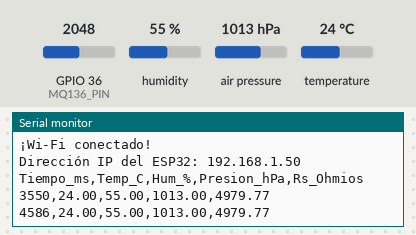
Bench run of a sketch on a simulated ESP32. Parts: the last lines printed to the serial monitor. The inputs (shaded band) are chosen by the test bench; at power-on: humidity 55 %, GPIO 36 (MQ136_PIN) = 2048, air pressure 1013 hPa, temperature 24 °C. WiFi joins after 1.5 s; servers stay silent unless stated.

Above: at 4.7 s.
4.8 s: humidity set to 22 %
At 6.0 s:
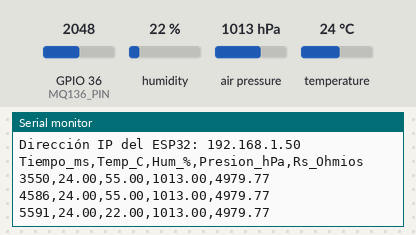
6.3 s: GPIO 36 (MQ136_PIN) set to 2866
At 7.0 s:
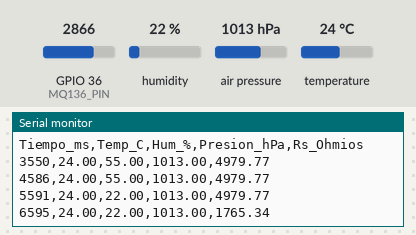
7.8 s: air pressure set to 952 hPa
At 9.1 s:
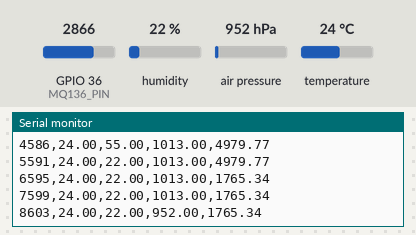
9.3 s: temperature set to 12 °C
At 10.4 s:
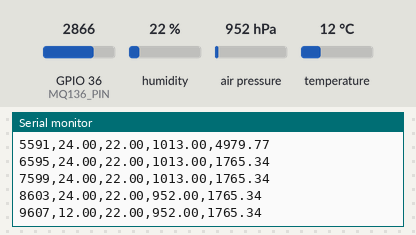
10.8 s: GPIO 36 (MQ136_PIN) set to 3972
At 12.4 s:
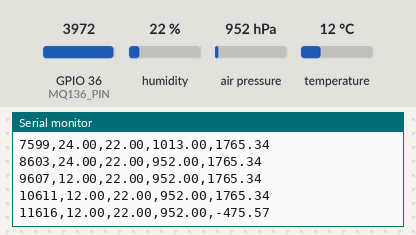
Timing chart, 0 to 13.3 s (numbered marks = the images above; inputs shaded):
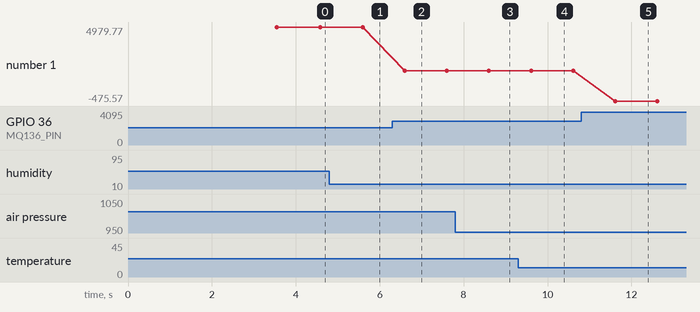

The sketch:

sensor_bme280_mq136.ino
```cpp
#include <Wire.h>
#include <Adafruit_Sensor.h>
#include <Adafruit_BME280.h>
#include <WiFi.h>
#include <WiFiUdp.h>

#define SEALEVELPRESSURE_HPA (1013.25)
#define MQ136_PIN A0
#define RL_OHM     6282.5

// ── Configuración de Red Wi-Fi y UDP ───────────────────────────────────
const char* ssid = "TU_NOMBRE_DE_RED";       // <-- Cambia esto
const char* password = "TU_CONTRASENA";      // <-- Cambia esto
const char* targetIP = "192.168.X.X";        // <-- IP de tu computador (donde escucharás los datos)
const int targetPort = 1234;                 // Puerto UDP de destino

Adafruit_BME280 bme;
unsigned long delayTime;
WiFiUDP udp;

void setup() {
    Serial.begin(9600);
    delay(2000);

    // 1. Inicialización de Sensores
    unsigned status = bme.begin(0x76);
    if (!status) {
        Serial.println("ERROR CRITICO: No se detecta el BME280. Error en soldadura I2C.");
        while (1) delay(10);
    }

    // 2. Conexión Wi-Fi
    Serial.print("Conectando a Wi-Fi: ");
    Serial.println(ssid);
    WiFi.begin(ssid, password);

    while (WiFi.status() != WL_CONNECTED) {
        delay(500);
        Serial.print(".");
    }
    Serial.println("\n¡Wi-Fi conectado!");
    Serial.print("Dirección IP del ESP32: ");
    Serial.println(WiFi.localIP());

    delayTime = 1000;

    // Imprimir cabecera CSV en Serial para validación visual
    Serial.println("Tiempo_ms,Temp_C,Hum_%,Presion_hPa,Rs_Ohmios");
}

void loop() {
    printAndSendValues();
    delay(delayTime);
}

void printAndSendValues() {
    // ── MQ136: lectura ADC → voltaje → Rs ──────────────────────────────────
    float v_pin  = (analogRead(MQ136_PIN) / 4095.0) * 3.3;
    float v_aout = v_pin * 1.69;
    float Rs     = (v_aout > 0.05) ? RL_OHM * ((5.0 / v_aout) - 1.0) : 0;

    // ── Construcción del paquete (Payload) CSV ─────────────────────────────
    // Agrupamos todo en un solo String para garantizar que el paquete UDP
    // y la salida Serial sean idénticos en cada ciclo.
    String payload = String(millis()) + "," +
                     String(bme.readTemperature(), 2) + "," +
                     String(bme.readHumidity(), 2) + "," +
                     String(bme.readPressure() / 100.0F, 2) + "," +
                     String(Rs, 2);

    // ── 1. Salida Local (Serial) ───────────────────────────────────────────
    Serial.println(payload);

    // ── 2. Salida Inalámbrica (UDP) ────────────────────────────────────────
    udp.beginPacket(targetIP, targetPort);
    udp.print(payload);
    udp.endPacket();
}
```

Measured:
- after the input at 4.8 s, the serial monitor: prints a new line after 0.79 s (image 1)
- after the input at 6.3 s, the serial monitor: prints a new line after 0.30 s (image 2)
- after the input at 7.8 s, the serial monitor: prints a new line after 0.80 s (image 3)
- after the input at 9.3 s, the serial monitor: prints a new line after 0.31 s (image 4)
- after the input at 10.8 s, the serial monitor: prints a new line after 0.82 s (image 5)
- plotted number 1: 4979.77 → 1765.34 after the input at 6.3 s, 1765.34 → -475.57 after the input at 10.8 s
